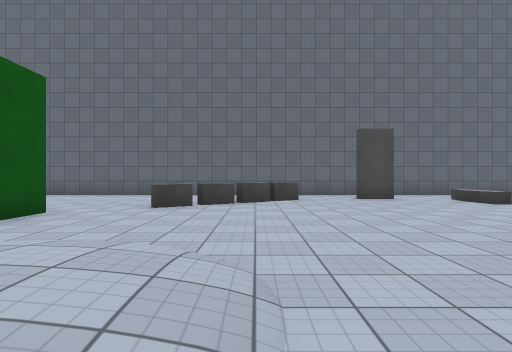
[1] (above)

24 first-person views from a walk through a Unity game level. The camera is 1.3 m above the floor, looks level and sees 80° across. The floor is counted in squares, 2 m on a side. Each view is taken from the middle of a square. On the plan, view 1 faces up. The plan holds only what a view shows up to about 10 squares ahead; the rest is blank. The place goes on beyond the plan. The player character is not drawn. Surface patterns are stand-ins for the level's own textures.

[2]
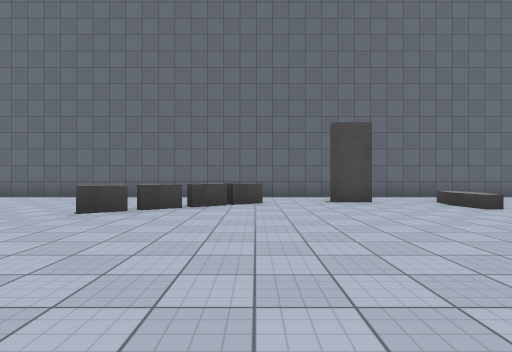

[3]
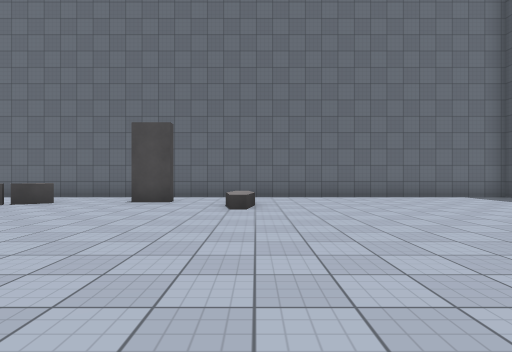

[4]
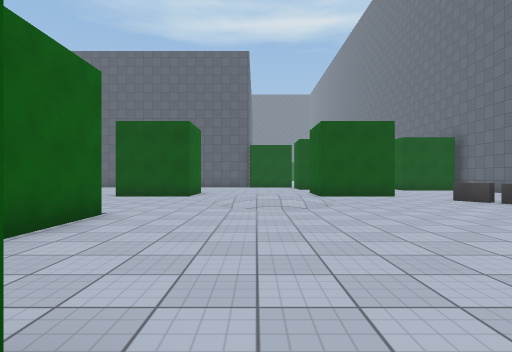

[5]
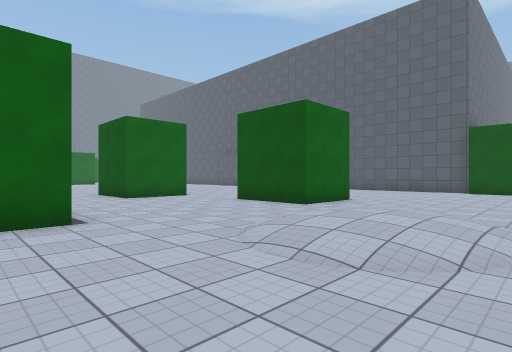

[6]
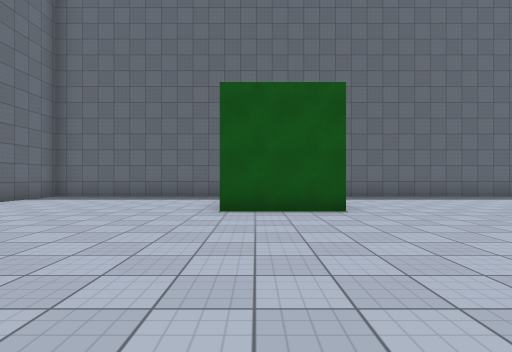

[7]
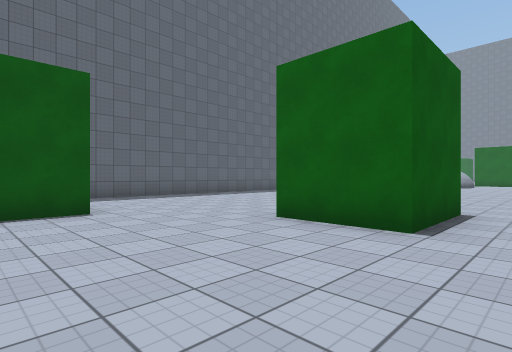

[8]
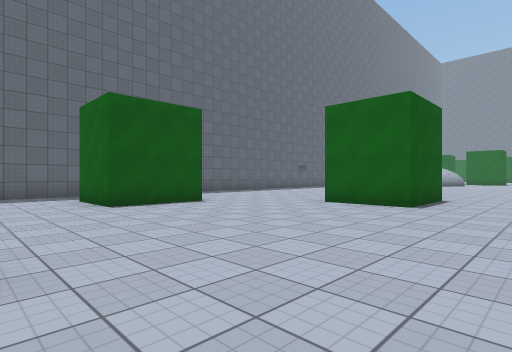

[9]
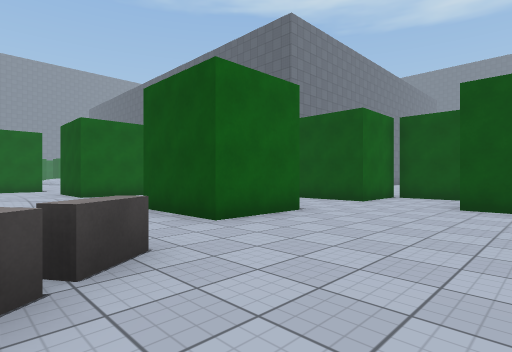

[10]
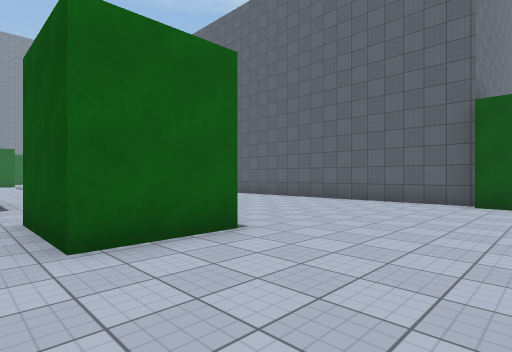

[11]
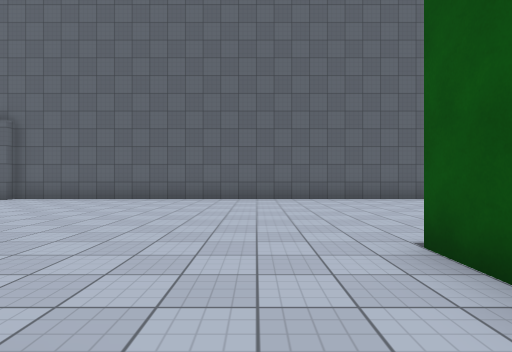

[12]
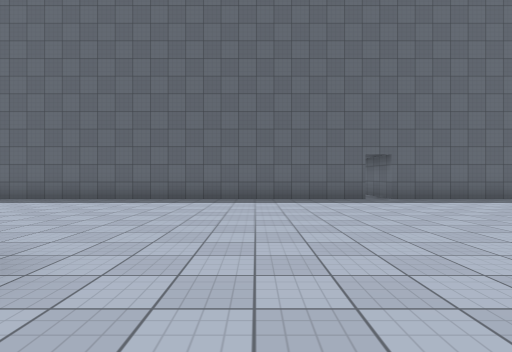

[13]
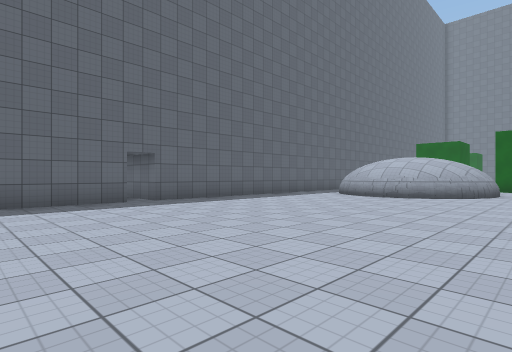

[14]
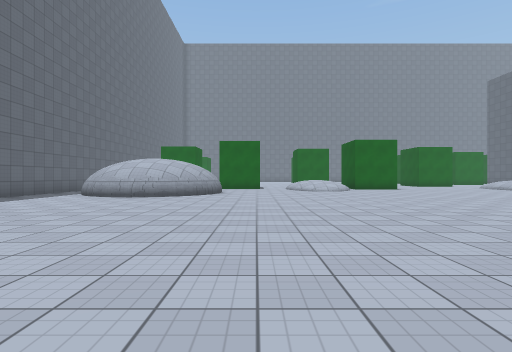

[15]
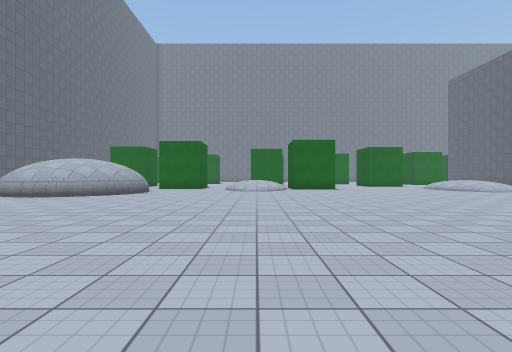

[16]
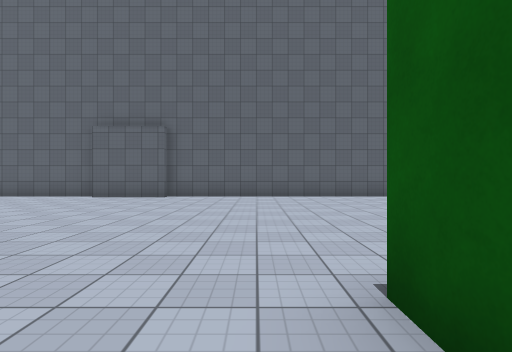

[17]
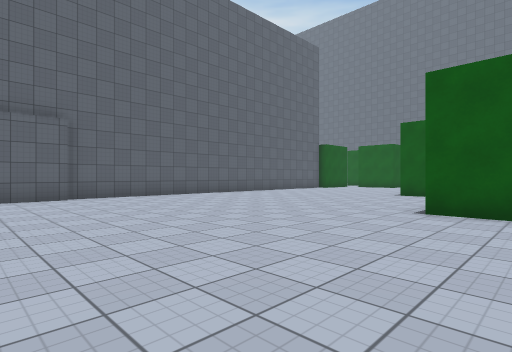

[18]
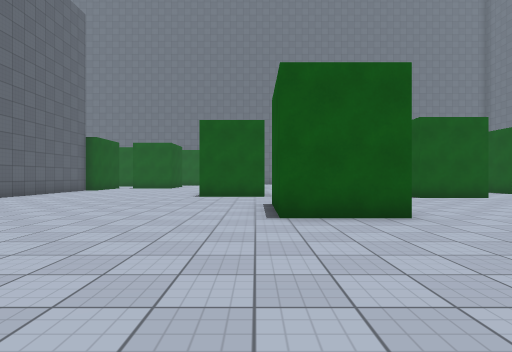

[19]
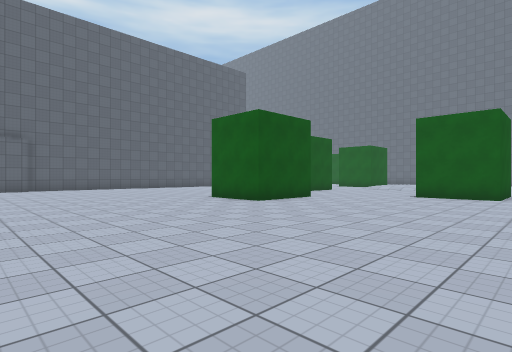

[20]
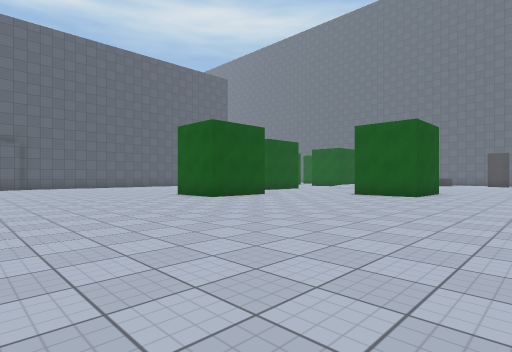

[21]
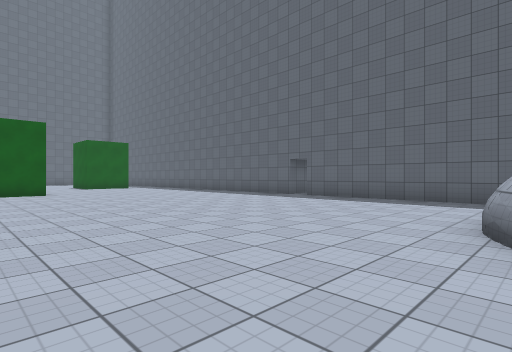

[22]
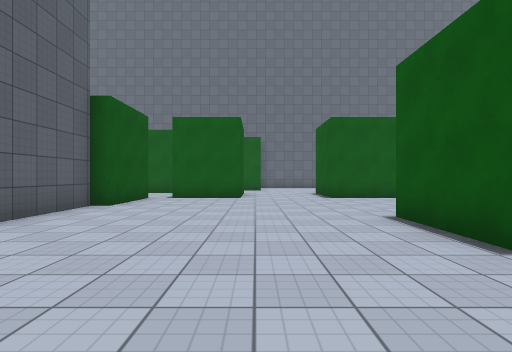

[23]
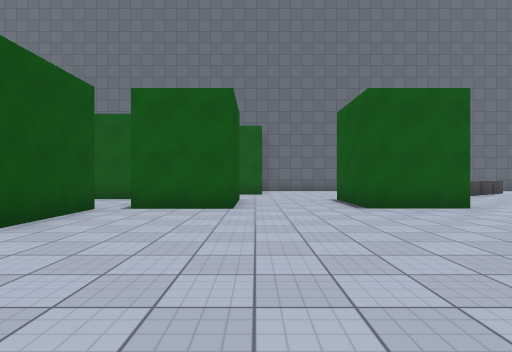

[24]
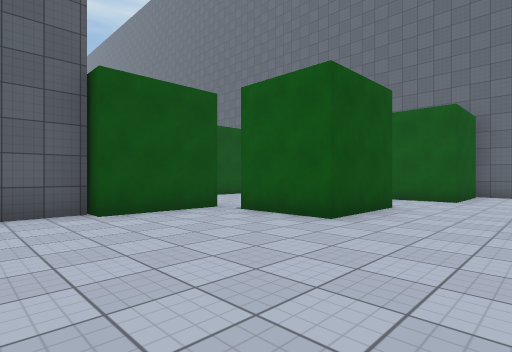

### Floor plan
Key: @ floor where view 1 was taken; # wall or solid block; . main floor; : floor 0.5 m higher than the main floor; / step, stairs or slope; = window, fence, low wall or low ledge; ^ raised ledge.
Columns run from 13 left of view 1 to 14 right of it. Each row starts with its distance up from view 1.
 11      #######################
 10      #.....................#
  9      #..........#..........#
  8     ##.......^^....^.......#
  7   #........#^......^.......#
  6  ##........=...............#
  5 ...##...##.................#
  4 ...##...##.............## .#
  3  #.##...##.............#  .#
  2  #........////.............#
  1  #......../://.............#
  0  #.........//@.....##......#
 -1  #......##.........##......#
 -2  #......##....###..##......#
 -3  #......##....###..........#
 -4  #............##...........#
 -5  #.........................#
 -6  #........##...............#
 -7  #........##...............#
 -8  #........##...............#
 -9  #.........................#
-10  #.........................#
-11  #.........................#
-12  #.........................#
-13  #.........................#
-14  #....................^^^..#

Where each view was taken, in squares from view 1:
view 1: 0 up, 0 right, facing up
view 2: 1 up, 1 right, facing up
view 3: 1 up, 6 right, facing up
view 4: 1 up, 6 right, facing left
view 5: 3 up, 2 right, facing down-left
view 6: 4 up, 4 right, facing right
view 7: 4 up, 4 right, facing down-right
view 8: 7 up, 3 right, facing down-right
view 9: 9 up, 1 left, facing down-left
view 10: 2 up, 3 left, facing down-left
view 11: 5 down, 3 left, facing left
view 12: 4 down, 5 right, facing right
view 13: 4 down, 6 right, facing down-right
view 14: 4 down, 6 right, facing down
view 15: 4 down, 3 right, facing down
view 16: 9 down, 2 left, facing left
view 17: 14 down, 2 left, facing up-left
view 18: 13 down, 4 left, facing up
view 19: 14 down, 4 right, facing up-left
view 20: 14 down, 6 right, facing up-left
view 21: 14 down, 5 right, facing up-right
view 22: 6 down, 8 left, facing up
view 23: 3 down, 8 left, facing up
view 24: 1 down, 6 left, facing up-left
